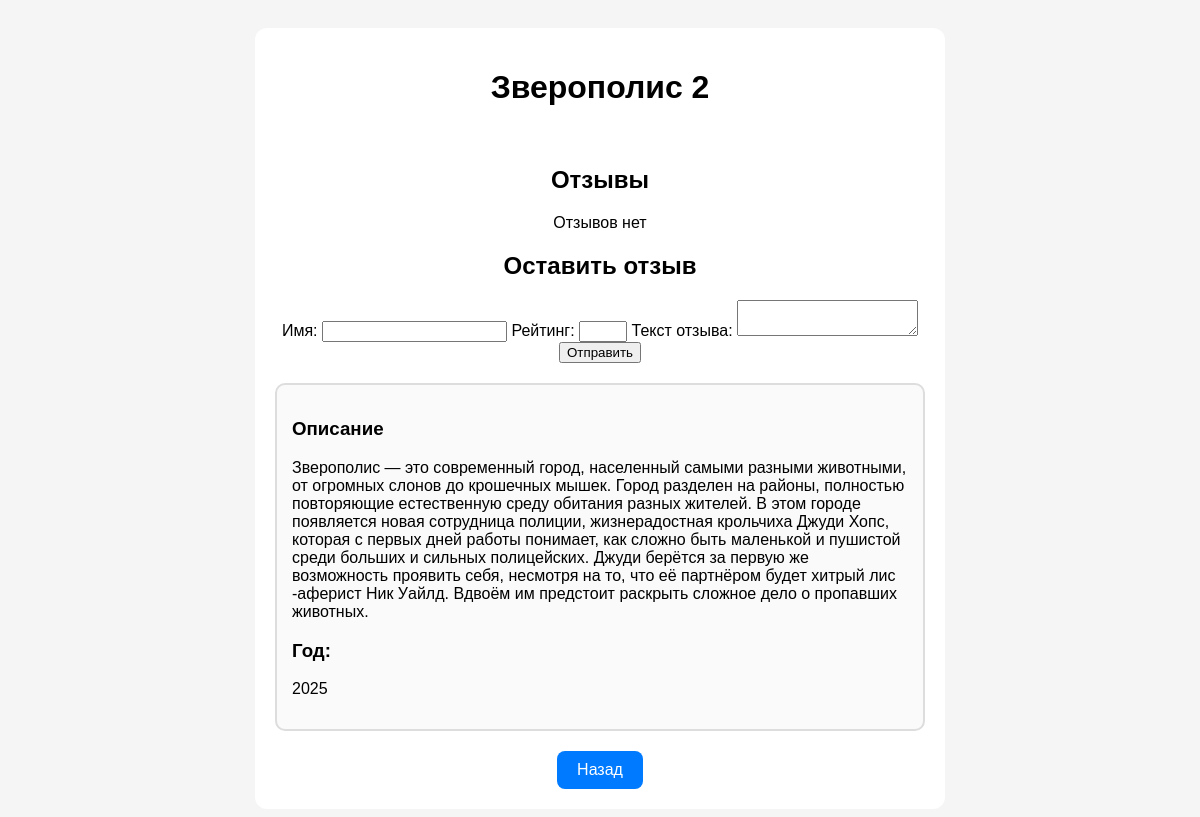
The page /cartoon/2/ on the database its author committed.
### shop/models.py (models this page shows, shortened)
class Cartoon(models.Model):
    title = models.CharField(max_length=200)
    description = models.TextField(blank=True)
    year = models.PositiveSmallIntegerField(null=True, blank=True)
    image_url = models.URLField(blank=True)
    actors = models.ManyToManyField(Actor, related_name="cartoons", blank=True)

### shop/views.py (the view)
# urls.py: path("cartoon/<int:pk>/", views.cartoon_detail, name="cartoon_detail"),
def cartoon_detail(request, pk):
    cartoon = get_object_or_404(Cartoon, pk=pk)
    return render(request, "shop/cartoon_detail.html", {"cartoon": cartoon})

### shop/templates/shop/cartoon_detail.html (shortened to what this page needs)
<!DOCTYPE html>
<html>
<head>
</head>
<body>
<div class="container">
    <h1>{{ cartoon.title }}</h1>
<h2>Отзывы</h2>
<div class="reviews">
    {% for review in film.reviews.all %}
        <div class="review">
            <h3>{{ review.author }} ({{ review.rating }}/5)</h3>
            <p>{{ review.text }}</p>
            <p><small>Дата: {{ review.created_at }}</small></p>
        </div>
    {% empty %}
        <p>Отзывов нет</p>
    {% endfor %}
</div>
<h2>Оставить отзыв</h2>
<form method="post">
    <label for="author">Имя:</label>
    <input type="text" id="author" name="author" required>
    <label for="rating">Рейтинг:</label>
    <input type="number" id="rating" name="rating" min="1" max="5" required>
    <label for="text">Текст отзыва:</label>
    <textarea id="text" name="text" required></textarea>
    <button type="submit">Отправить</button>
</form>
    <div class="box">
        <h3>Описание</h3>
        <p>{{ cartoon.description }}</p>
        <h3>Год:</h3>
        <p>{{ cartoon.year }}</p>
    </div>
    <a href="/" class="btn">Назад</a>
</div>
</body>
</html>

### shop/templates/shop/cartoon_detail.html (style rules this page uses)
body { font-family: Arial; background: #f5f5f5; padding: 20px; text-align: center; }
.container { max-width: 650px; margin: auto; background: white; padding: 20px; border-radius: 12px; }
.box { border: 2px solid #ddd; padding: 15px; border-radius: 10px; background: #fafafa; margin-top: 20px; text-align: left; }
.btn { display: inline-block; margin-top: 20px; background: #007bff; color: white; padding: 10px 20px; border-radius: 8px; text-decoration: none; }

### rows shown on the page
Cartoon: title "Зверополис 2", description "Зверополис — это современный город, населенный самыми разными животными, от огромных слонов до крошечных мышек. Город разделен на районы, полностью повторяющие естественную среду обитания разных жителей. В этом городе появляется новая сотрудница полиции, жизнерадостная крольчиха Джуди Хопс, которая с первых дней работы понимает, как сложно быть маленькой и пушистой среди больших и сильных полицейских. Джуди берётся за первую же возможность проявить себя, несмотря на то, что её партнёром будет хитрый лис -аферист Ник Уайлд. Вдвоём им предстоит раскрыть сложное дело о пропавших животных.", year "2025"
